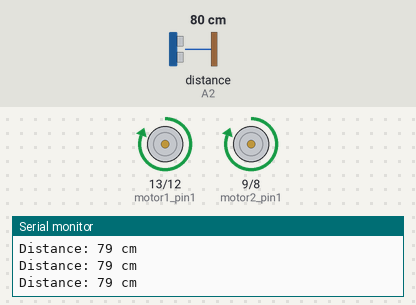
This sketch was run on a simulated Arduino Uno, built with avr-gcc and run on an emulated ATmega328P. Parts: motor-driver pin pairs drawn as motors (green arrow = first pin HIGH = forward, orange = second pin HIGH = backward, longer = more drive, scaled by the enable pin), the last lines printed to the serial monitor. Wiring (inferred from the names in the program): ultrasonic range finder: trigger A3; echo A2. The inputs (shaded band) are chosen by the test bench; at power-on: distance to the obstacle (sensor on A2) 80 cm. The echo pulse lasts 58.3 µs per cm.

Above: at 1.2 s.
1.3 s: distance to the obstacle (sensor on A2) set to 33 cm
2.8 s: distance to the obstacle (sensor on A2) set to 27 cm
At 3.6 s:
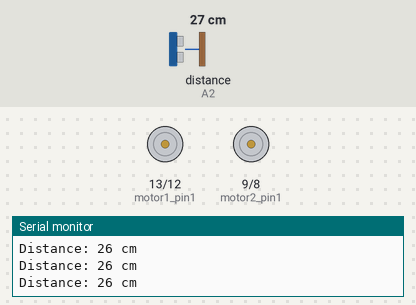
4.3 s: distance to the obstacle (sensor on A2) set to 35 cm
At 4.8 s:
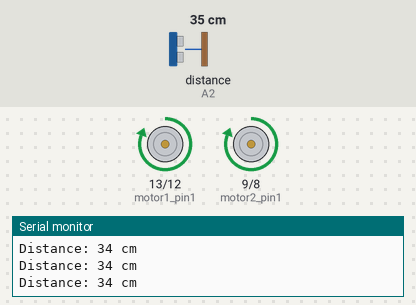
5.8 s: distance to the obstacle (sensor on A2) set to 2 cm
At 6.3 s:
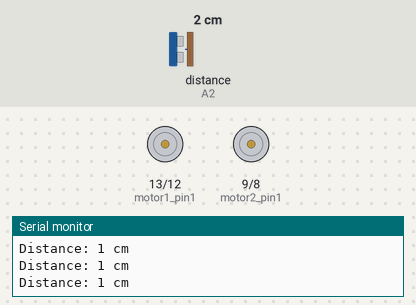
Timing chart, 0 to 8.3 s (numbered marks = the images above; inputs shaded):
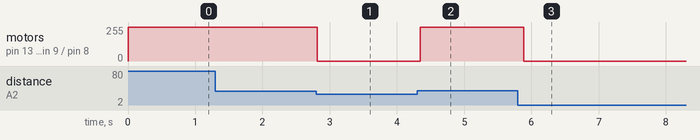

The sketch:

UltraSonictest.ino
```cpp
// Define pins for motor 1
int motor1_pin1 = 13;
int motor1_pin2 = 12;
int motor1_enable = 11; // PWM pin for motor 1

// Define pins for motor 2
int motor2_pin1 = 9;
int motor2_pin2 = 8;
int motor2_enable = 10; // PWM pin for motor 2

// Define pins for ultrasonic sensor
int trig_pin = A3;
int echo_pin = A2;

// Define variables for ultrasonic sensor
long duration;
int distance;

void setup() {
  // Set motor pins as outputs
  pinMode(motor1_pin1, OUTPUT);
  pinMode(motor1_pin2, OUTPUT);
  pinMode(motor1_enable, OUTPUT);
  pinMode(motor2_pin1, OUTPUT);
  pinMode(motor2_pin2, OUTPUT);
  pinMode(motor2_enable, OUTPUT);

  // Set ultrasonic sensor pins
  pinMode(trig_pin, OUTPUT);
  pinMode(echo_pin, INPUT);

  // Initialize Serial communication
  Serial.begin(9600);
}

void loop() {
  // Trigger ultrasonic sensor to send pulse
  digitalWrite(trig_pin, LOW);
  delayMicroseconds(2);
  digitalWrite(trig_pin, HIGH);
  delayMicroseconds(10);
  digitalWrite(trig_pin, LOW);

  // Measure the duration of the pulse
  duration = pulseIn(echo_pin, HIGH);

  // Calculate distance
  distance = duration * 0.034 / 2;

  // Print distance to serial monitor
  Serial.print("Distance: ");
  Serial.print(distance);
  Serial.println(" cm");

  // If distance is less than 30cm, stop motors
  if (distance < 30) {
    digitalWrite(motor1_enable, LOW); // Stop motor 1
    digitalWrite(motor2_enable, LOW); // Stop motor 2
  } else {
    // Run motors forward
    digitalWrite(motor1_enable, HIGH);
    digitalWrite(motor1_pin1, HIGH);
    digitalWrite(motor1_pin2, LOW);
    analogWrite(motor1_enable, 255); // Full speed

    digitalWrite(motor2_enable, HIGH);
    digitalWrite(motor2_pin1, HIGH);
    digitalWrite(motor2_pin2, LOW);
    analogWrite(motor2_enable, 255); // Full speed
  }

  delay(100); // Adjust the delay as needed
}
```

Measured:
- the behaviour switches between 31 and 30 cm on distance to the obstacle (sensor on A2) (found by bisection; images 0 and 1)
- after the input at 2.8 s, motor on pin 13 (motor1_pin1) / pin 12 (motor1_pin2), motor on pin 9 (motor2_pin1) / pin 8 (motor2_pin2): forward 255/255 → stopped at once
- after the input at 4.3 s, motor on pin 13 (motor1_pin1) / pin 12 (motor1_pin2), motor on pin 9 (motor2_pin1) / pin 8 (motor2_pin2): stopped → forward 255/255 after 0.05 s
- after the input at 5.8 s, motor on pin 13 (motor1_pin1) / pin 12 (motor1_pin2), motor on pin 9 (motor2_pin1) / pin 8 (motor2_pin2): forward 255/255 → stopped after 0.09 s
